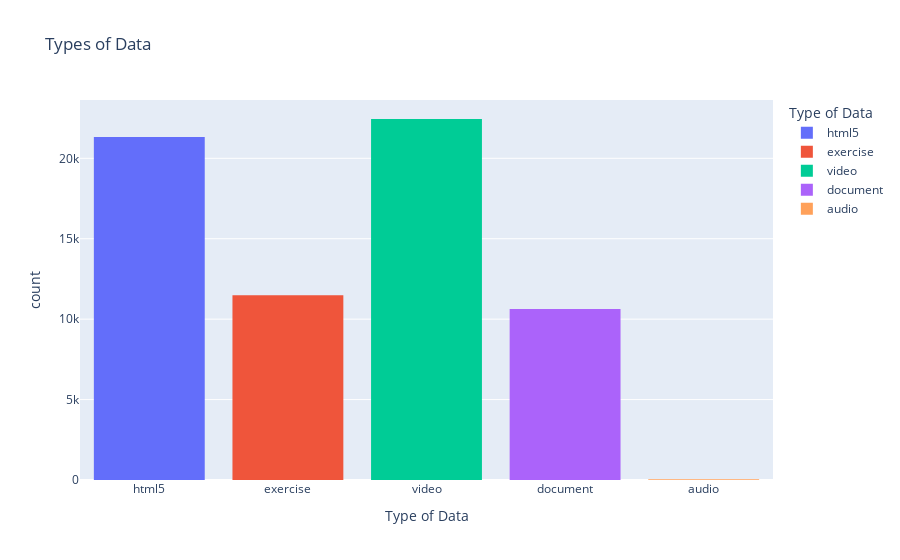

This figure's notebook cell:
### Code cell
fig = px.histogram(df, x="kind", title="Types of Data", labels={"kind":"Type of Data"}, color="kind")
fig.show()

### Figure 1 — Plotly figure (JSON) as saved in the notebook; plotly's stock layout.template omitted (floating-point values rounded to 4 significant figures; data arrays with more than 128 entries replaced by an {"elided": "..."} marker saying what was removed)
{"data": [{"alignmentgroup": "True", "bingroup": "x", "hovertemplate": "Type of Data=%{x}<br>count=%{y}<extra></extra>", "legendgroup": "html5", "marker": {"color": "#636efa", "pattern": {"shape": ""}}, "name": "html5", "offsetgroup": "html5", "orientation": "v", "showlegend": true, "type": "histogram", "x": {"elided": "21324 str values"}, "xaxis": "x", "yaxis": "y"}, {"alignmentgroup": "True", "bingroup": "x", "hovertemplate": "Type of Data=%{x}<br>count=%{y}<extra></extra>", "legendgroup": "exercise", "marker": {"color": "#EF553B", "pattern": {"shape": ""}}, "name": "exercise", "offsetgroup": "exercise", "orientation": "v", "showlegend": true, "type": "histogram", "x": {"elided": "11485 str values"}, "xaxis": "x", "yaxis": "y"}, {"alignmentgroup": "True", "bingroup": "x", "hovertemplate": "Type of Data=%{x}<br>count=%{y}<extra></extra>", "legendgroup": "video", "marker": {"color": "#00cc96", "pattern": {"shape": ""}}, "name": "video", "offsetgroup": "video", "orientation": "v", "showlegend": true, "type": "histogram", "x": {"elided": "22444 str values"}, "xaxis": "x", "yaxis": "y"}, {"alignmentgroup": "True", "bingroup": "x", "hovertemplate": "Type of Data=%{x}<br>count=%{y}<extra></extra>", "legendgroup": "document", "marker": {"color": "#ab63fa", "pattern": {"shape": ""}}, "name": "document", "offsetgroup": "document", "orientation": "v", "showlegend": true, "type": "histogram", "x": {"elided": "10636 str values"}, "xaxis": "x", "yaxis": "y"}, {"alignmentgroup": "True", "bingroup": "x", "hovertemplate": "Type of Data=%{x}<br>count=%{y}<extra></extra>", "legendgroup": "audio", "marker": {"color": "#FFA15A", "pattern": {"shape": ""}}, "name": "audio", "offsetgroup": "audio", "orientation": "v", "showlegend": true, "type": "histogram", "x": ["audio", "audio", "audio", "audio", "audio", "audio", "audio", "audio", "audio", "audio", "audio", "audio", "audio", "audio", "audio", "audio", "audio", "audio", "audio", "audio", "audio", "audio", "audio", "audio", "audio", "audio", "audio", "audio", "audio", "audio", "audio", "audio", "audio", "audio", "audio", "audio", "audio", "audio", "audio", "audio", "audio", "audio", "audio", "audio", "audio", "audio", "audio", "audio", "audio", "audio"], "xaxis": "x", "yaxis": "y"}], "layout": {"barmode": "relative", "legend": {"title": {"text": "Type of Data"}, "tracegroupgap": 0}, "title": {"text": "Types of Data"}, "xaxis": {"anchor": "y", "categoryarray": ["html5", "exercise", "video", "document", "audio"], "categoryorder": "array", "domain": [0, 1], "title": {"text": "Type of Data"}}, "yaxis": {"anchor": "x", "domain": [0, 1], "title": {"text": "count"}}}}
